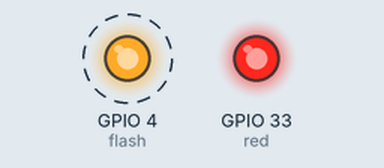
Bench run of a program on a simulated ESP32 board running MicroPython. Shown: output pins drawn as LEDs (lit = HIGH). Dashed ring = blinking. At 6.0 s the program stops and its outputs stay as they are.

Above: at 0.4 s.
Timing chart, 0 to 3.0 s (numbered marks = the images above):
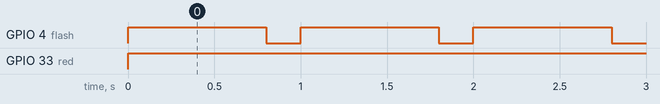

Measured:
- by itself, GPIO 4 (flash): alternates HIGH for 0.80 s and LOW for 0.20 s, 6 changes in all, then stays LOW
- by itself, GPIO 33 (red): repeats every 1.0 s: LOW 0.80 s, HIGH 0.20 s, until it stays HIGH from 5.8 s

The program:

260929_fy03_run_pattern___.py
```python
from machine import Pin
import time

flash = Pin(4, Pin.OUT, value=0)
red = Pin(33, Pin.OUT, value=1)

slow = [800, 800, 800]
fast = [100, 100, 100, 100, 100, 100]

def run_pattern(pin_obj, pattern_list, on):
    for ms in pattern_list:
        pin_obj.value(on)
        time.sleep_ms(ms)
        pin_obj.value(1 - on)
        time.sleep_ms(200)

run_pattern(flash, slow, 1)
run_pattern(red, slow, 0)
```
